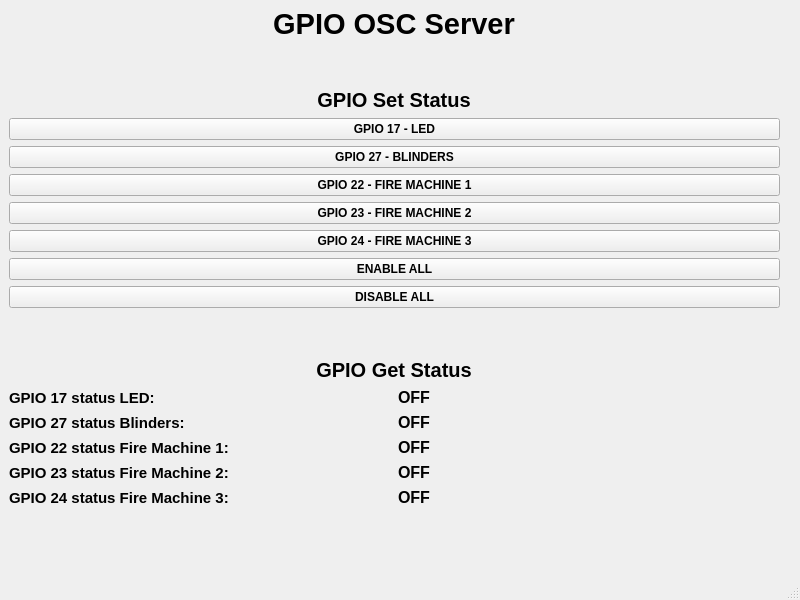
<?xml version="1.0" encoding="UTF-8"?>
<ui version="4.0">
 <class>MainWindow</class>
 <widget class="QMainWindow" name="MainWindow">
  <property name="geometry">
   <rect>
    <x>0</x>
    <y>0</y>
    <width>800</width>
    <height>600</height>
   </rect>
  </property>
  <property name="windowTitle">
   <string>MainWindow</string>
  </property>
  <widget class="QWidget" name="centralwidget">
   <widget class="QWidget" name="verticalLayoutWidget">
    <property name="geometry">
     <rect>
      <x>9</x>
      <y>9</y>
      <width>771</width>
      <height>541</height>
     </rect>
    </property>
    <layout class="QVBoxLayout" name="vl_global_vl">
     <item>
      <layout class="QHBoxLayout" name="hl_title">
       <item>
        <widget class="QLabel" name="lbl_title">
         <property name="maximumSize">
          <size>
           <width>400</width>
           <height>30</height>
          </size>
         </property>
         <property name="font">
          <font>
           <pointsize>22</pointsize>
           <bold>true</bold>
          </font>
         </property>
         <property name="text">
          <string>GPIO OSC Server</string>
         </property>
         <property name="alignment">
          <set>Qt::AlignCenter</set>
         </property>
        </widget>
       </item>
      </layout>
     </item>
     <item>
      <spacer name="verticalSpacer">
       <property name="orientation">
        <enum>Qt::Vertical</enum>
       </property>
       <property name="sizeHint" stdset="0">
        <size>
         <width>20</width>
         <height>40</height>
        </size>
       </property>
      </spacer>
     </item>
     <item>
      <layout class="QVBoxLayout" name="vl_set_status">
       <item>
        <layout class="QHBoxLayout" name="horizontalLayout">
         <item>
          <widget class="QLabel" name="lbl_set_status">
           <property name="maximumSize">
            <size>
             <width>400</width>
             <height>30</height>
            </size>
           </property>
           <property name="font">
            <font>
             <pointsize>15</pointsize>
             <bold>true</bold>
            </font>
           </property>
           <property name="text">
            <string>GPIO Set Status</string>
           </property>
           <property name="alignment">
            <set>Qt::AlignCenter</set>
           </property>
          </widget>
         </item>
        </layout>
       </item>
       <item>
        <widget class="QPushButton" name="pb_led_17">
         <property name="font">
          <font>
           <bold>true</bold>
          </font>
         </property>
         <property name="cursor">
          <cursorShape>PointingHandCursor</cursorShape>
         </property>
         <property name="text">
          <string>GPIO 17 - LED</string>
         </property>
        </widget>
       </item>
       <item>
        <widget class="QPushButton" name="pb_blinders_27">
         <property name="font">
          <font>
           <bold>true</bold>
          </font>
         </property>
         <property name="cursor">
          <cursorShape>PointingHandCursor</cursorShape>
         </property>
         <property name="text">
          <string>GPIO 27 - BLINDERS</string>
         </property>
        </widget>
       </item>
       <item>
        <widget class="QPushButton" name="pb_FM_1_22">
         <property name="font">
          <font>
           <bold>true</bold>
          </font>
         </property>
         <property name="cursor">
          <cursorShape>PointingHandCursor</cursorShape>
         </property>
         <property name="text">
          <string>GPIO 22 - FIRE MACHINE 1</string>
         </property>
        </widget>
       </item>
       <item>
        <widget class="QPushButton" name="pb_FM_2_23">
         <property name="font">
          <font>
           <bold>true</bold>
          </font>
         </property>
         <property name="cursor">
          <cursorShape>PointingHandCursor</cursorShape>
         </property>
         <property name="text">
          <string>GPIO 23 - FIRE MACHINE 2</string>
         </property>
        </widget>
       </item>
       <item>
        <widget class="QPushButton" name="pb_FM_3_24">
         <property name="font">
          <font>
           <bold>true</bold>
          </font>
         </property>
         <property name="cursor">
          <cursorShape>PointingHandCursor</cursorShape>
         </property>
         <property name="text">
          <string>GPIO 24 - FIRE MACHINE 3</string>
         </property>
        </widget>
       </item>
       <item>
        <widget class="QPushButton" name="pb_enable_all">
         <property name="font">
          <font>
           <bold>true</bold>
          </font>
         </property>
         <property name="cursor">
          <cursorShape>PointingHandCursor</cursorShape>
         </property>
         <property name="text">
          <string>ENABLE ALL</string>
         </property>
        </widget>
       </item>
       <item>
        <widget class="QPushButton" name="pb_disable_all">
         <property name="font">
          <font>
           <bold>true</bold>
          </font>
         </property>
         <property name="cursor">
          <cursorShape>PointingHandCursor</cursorShape>
         </property>
         <property name="text">
          <string>DISABLE ALL</string>
         </property>
        </widget>
       </item>
      </layout>
     </item>
     <item>
      <spacer name="verticalSpacer_2">
       <property name="orientation">
        <enum>Qt::Vertical</enum>
       </property>
       <property name="sizeHint" stdset="0">
        <size>
         <width>20</width>
         <height>40</height>
        </size>
       </property>
      </spacer>
     </item>
     <item>
      <layout class="QVBoxLayout" name="verticalLayout_2">
       <item>
        <layout class="QHBoxLayout" name="horizontalLayout_6">
         <item>
          <widget class="QLabel" name="lbl_get_status">
           <property name="maximumSize">
            <size>
             <width>400</width>
             <height>30</height>
            </size>
           </property>
           <property name="font">
            <font>
             <pointsize>15</pointsize>
             <bold>true</bold>
            </font>
           </property>
           <property name="text">
            <string>GPIO Get Status</string>
           </property>
           <property name="alignment">
            <set>Qt::AlignCenter</set>
           </property>
          </widget>
         </item>
        </layout>
       </item>
       <item>
        <layout class="QHBoxLayout" name="hl_GPIO17_LED">
         <item>
          <widget class="QLabel" name="lbl_GPIO17_LED">
           <property name="font">
            <font>
             <pointsize>11</pointsize>
             <bold>true</bold>
            </font>
           </property>
           <property name="text">
            <string>GPIO 17 status LED:</string>
           </property>
          </widget>
         </item>
         <item>
          <widget class="QLabel" name="lbl_GPIO17_LED_status">
           <property name="font">
            <font>
             <pointsize>12</pointsize>
             <bold>true</bold>
            </font>
           </property>
           <property name="text">
            <string>OFF</string>
           </property>
          </widget>
         </item>
        </layout>
       </item>
       <item>
        <layout class="QHBoxLayout" name="hl_GPIO27_blinders">
         <item>
          <widget class="QLabel" name="lbl_GPIO27_blinders">
           <property name="font">
            <font>
             <pointsize>11</pointsize>
             <bold>true</bold>
            </font>
           </property>
           <property name="text">
            <string>GPIO 27 status Blinders:</string>
           </property>
          </widget>
         </item>
         <item>
          <widget class="QLabel" name="lbl_GPIO27_blinders_status">
           <property name="font">
            <font>
             <pointsize>12</pointsize>
             <bold>true</bold>
            </font>
           </property>
           <property name="text">
            <string>OFF</string>
           </property>
          </widget>
         </item>
        </layout>
       </item>
       <item>
        <layout class="QHBoxLayout" name="hl_GPIO22_FM_1">
         <item>
          <widget class="QLabel" name="lbl_GPIO22_FM_1">
           <property name="font">
            <font>
             <pointsize>11</pointsize>
             <bold>true</bold>
            </font>
           </property>
           <property name="text">
            <string>GPIO 22 status Fire Machine 1:</string>
           </property>
          </widget>
         </item>
         <item>
          <widget class="QLabel" name="lbl_GPIO22_FM_1_status">
           <property name="font">
            <font>
             <pointsize>12</pointsize>
             <bold>true</bold>
            </font>
           </property>
           <property name="text">
            <string>OFF</string>
           </property>
          </widget>
         </item>
        </layout>
       </item>
       <item>
        <layout class="QHBoxLayout" name="hl_GPIO23_FM_2">
         <item>
          <widget class="QLabel" name="lbl_GPIO23_FM_2">
           <property name="font">
            <font>
             <pointsize>11</pointsize>
             <bold>true</bold>
            </font>
           </property>
           <property name="text">
            <string>GPIO 23 status Fire Machine 2:</string>
           </property>
          </widget>
         </item>
         <item>
          <widget class="QLabel" name="lbl_GPIO23_FM_2_status">
           <property name="font">
            <font>
             <pointsize>12</pointsize>
             <bold>true</bold>
            </font>
           </property>
           <property name="text">
            <string>OFF</string>
           </property>
          </widget>
         </item>
        </layout>
       </item>
       <item>
        <layout class="QHBoxLayout" name="hl_GPIO24_FM_3">
         <item>
          <widget class="QLabel" name="lbl_GPIO24_FM_3">
           <property name="font">
            <font>
             <pointsize>11</pointsize>
             <bold>true</bold>
            </font>
           </property>
           <property name="text">
            <string>GPIO 24 status Fire Machine 3:</string>
           </property>
          </widget>
         </item>
         <item>
          <widget class="QLabel" name="lbl_GPIO24_FM_3_status">
           <property name="font">
            <font>
             <pointsize>12</pointsize>
             <bold>true</bold>
            </font>
           </property>
           <property name="text">
            <string>OFF</string>
           </property>
          </widget>
         </item>
        </layout>
       </item>
      </layout>
     </item>
     <item>
      <spacer name="verticalSpacer_3">
       <property name="orientation">
        <enum>Qt::Vertical</enum>
       </property>
       <property name="sizeHint" stdset="0">
        <size>
         <width>20</width>
         <height>40</height>
        </size>
       </property>
      </spacer>
     </item>
    </layout>
   </widget>
  </widget>
  <widget class="QMenuBar" name="menubar">
   <property name="geometry">
    <rect>
     <x>0</x>
     <y>0</y>
     <width>800</width>
     <height>19</height>
    </rect>
   </property>
  </widget>
  <widget class="QStatusBar" name="statusbar"/>
 </widget>
 <resources/>
 <connections/>
</ui>
